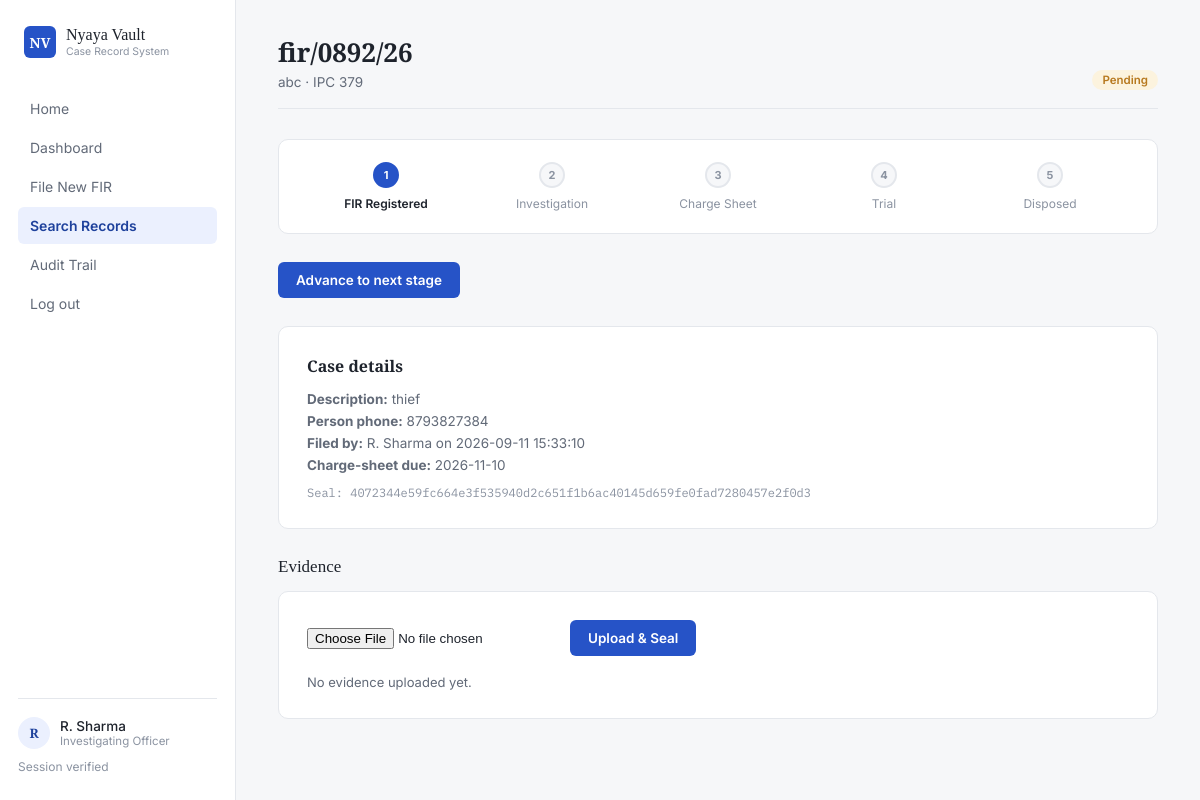
/case/4 (signed in), run on the app's committed database.
### tables this page shows
CREATE TABLE cases (
            id INTEGER PRIMARY KEY AUTOINCREMENT,
            fir_number TEXT NOT NULL,
            person_name TEXT NOT NULL,
            person_phone TEXT NOT NULL,
            offence_section TEXT,
            description TEXT,
            status TEXT DEFAULT 'Pending',   -- Pending / Pass
            stage TEXT DEFAULT 'FIR Registered',
            due_date TEXT,
            filed_by TEXT,
            filed_at TEXT,
            hash_seal TEXT
        );

### app.py (the view)
    def wrapper(*args, **kwargs):
        if "user_id" not in session:
            return redirect(url_for("login"))
        return view_func(*args, **kwargs)

### app.py (called while the page is built)
def get_db():
    conn = sqlite3.connect(DB_PATH)
    conn.row_factory = sqlite3.Row
    return conn

def login_required(view_func):
    def wrapper(*args, **kwargs):
        if "user_id" not in session:
            return redirect(url_for("login"))
        return view_func(*args, **kwargs)
    wrapper.__name__ = view_func.__name__
    return wrapper

@app.route("/case/<int:case_id>")
@login_required
def case_detail(case_id):
    conn = get_db()
    case = conn.execute("SELECT * FROM cases WHERE id = ?", (case_id,)).fetchone()
    evidence = conn.execute(
        "SELECT * FROM evidence WHERE case_id = ? ORDER BY uploaded_at DESC", (case_id,)
    ).fetchall()
    conn.close()
    if not case:
        flash("Case not found.")
        return redirect(url_for("search_records"))
    is_overdue = False
    if case["due_date"] and case["stage"] != "Disposed":
        is_overdue = datetime.now().strftime("%Y-%m-%d") > case["due_date"]
    return render_template(
        "case_detail.html",
        case=case, evidence=evidence, stages=CASE_STAGES, is_overdue=is_overdue,
        user_name=session.get("user_name"),
        user_role=session.get("user_role"),
    )

### templates/case_detail.html (shortened to what this page needs)
<!DOCTYPE html>
<html lang="en">
<head>
<link rel="stylesheet" href="{{ url_for('static', filename='style.css') }}">
</head>
<body>
<div class="shell">
  <aside class="sidebar">
    <div class="brand">
      <div class="brand-mark">NV</div>
      <div class="brand-text">Nyaya Vault<small>Case Record System</small></div>
    </div>
    <nav class="nav">
      <a href="{{ url_for('home') }}">Home</a>
      <a href="{{ url_for('dashboard') }}">Dashboard</a>
      <a href="{{ url_for('file_fir') }}">File New FIR</a>
      <a href="{{ url_for('search_records') }}" class="active">Search Records</a>
      <a href="{{ url_for('audit_trail') }}">Audit Trail</a>
      <a href="{{ url_for('logout') }}">Log out</a>
    </nav>
    <div class="sidebar-foot">
      <div class="sidebar-user">
        <div class="avatar">{{ user_name[0] if user_name else "U" }}</div>
        <div>
          <div class="sidebar-user-name">{{ user_name }}</div>
          <div class="sidebar-user-role">{{ user_role }}</div>
        </div>
      </div>
      Session verified
    </div>
  </aside>
  <main class="main">
    <div class="topbar">
      <div>
        <div class="page-title">{{ case.fir_number }}</div>
        <div class="page-sub">{{ case.person_name }} · {{ case.offence_section }}</div>
      </div>
      <span class="status {{ 'status-pass' if case.status == 'Pass' else 'status-pending' }}">{{ case.status }}</span>
    </div>
    <div class="stage-tracker">
      {% for s in stages %}
        {% set idx = stages.index(s) %}
        {% set current_idx = stages.index(case.stage) if case.stage in stages else 0 %}
        <div class="stage-step {{ 'done' if idx < current_idx else ('current' if idx == current_idx else '') }}">
          <div class="stage-line"></div>
          <div class="stage-dot">{{ idx + 1 }}</div>
          {{ s }}
        </div>
      {% endfor %}
    </div>
    {% if case.stage != 'Disposed' %}
    <form method="POST" action="{{ url_for('advance_stage', case_id=case.id) }}" style="margin-bottom: 28px;">
      <button type="submit" class="btn btn-primary">Advance to next stage</button>
    </form>
    {% endif %}
    <div class="form-card" style="max-width: 100%;">
      <h3 style="font-family: var(--serif); font-size: 16px; margin-bottom: 14px;">Case details</h3>
      <p style="font-size: 13.5px; color: var(--ink-soft); margin-bottom: 6px;"><strong>Description:</strong> {{ case.description or "—" }}</p>
      <p style="font-size: 13.5px; color: var(--ink-soft); margin-bottom: 6px;"><strong>Person phone:</strong> {{ case.person_phone }}</p>
      <p style="font-size: 13.5px; color: var(--ink-soft); margin-bottom: 6px;"><strong>Filed by:</strong> {{ case.filed_by }} on {{ case.filed_at }}</p>
      <p style="font-size: 13.5px; color: var(--ink-soft);"><strong>Charge-sheet due:</strong> {{ case.due_date }}</p>
      <p style="font-size: 12px; font-family: var(--mono); color: var(--ink-faint); margin-top: 12px;">Seal: {{ case.hash_seal }}</p>
    </div>
    <div class="section-head">
      <div class="section-title">Evidence</div>
    </div>
    <div class="form-card" style="max-width: 100%;">
      <form method="POST" action="{{ url_for('upload_evidence', case_id=case.id) }}" enctype="multipart/form-data" style="display:flex; gap:10px; align-items:center; margin-bottom: 18px;">
        <input type="file" name="file" required>
        <button type="submit" class="btn btn-primary">Upload &amp; Seal</button>
      </form>
      {% for ev in evidence %}
      <div class="evidence-item">
        <div>
          <div class="doc-name">{{ ev.file_name }}</div>
          <div class="doc-meta">{{ ev.uploaded_by }} · {{ ev.uploaded_at }}</div>
        </div>
        <div class="hash-tag">{{ ev.file_hash[:8] }}…{{ ev.file_hash[-6:] }}</div>
      </div>
      {% else %}
      <p style="font-size: 13px; color: var(--ink-soft);">No evidence uploaded yet.</p>
      {% endfor %}
    </div>
  </main>
</div>
</body>
</html>

### static/style.css (style rules this page uses)
:root { --bg: #F6F7F9; --surface: #FFFFFF; --ink: #1E232C; --ink-soft: #626A78; --ink-faint: #8B93A1; --line: #E4E7EC; --blue: #2653C7; --blue-dark: #1E419C; --blue-tint: #EBF0FE; --green: #1B8A5A; --green-tint: #E6F5EC; --amber: #B7791F; --amber-tint: #FCF3DE; --red: #C0392B; --red-tint: #FBEAE8; --serif: "Source Serif 4", Georgia, serif; --sans: "Inter", -apple-system, BlinkMacSystemFont, sans-serif; --mono: "IBM Plex Mono", ui-monospace, monospace; }
* { box-sizing: border-box; margin: 0; padding: 0; }
body { font-family: var(--sans); background: var(--bg); color: var(--ink); -webkit-font-smoothing: antialiased; }
a { color: inherit; text-decoration: none; }
button { font-family: inherit; cursor: pointer; border: none; }
.shell { display: grid; grid-template-columns: 236px 1fr; min-height: 100vh; }
.sidebar { background: var(--surface); border-right: 1px solid var(--line); padding: 26px 18px; display: flex; flex-direction: column; }
.brand { display: flex; align-items: center; gap: 10px; margin-bottom: 32px; padding: 0 6px; }
.brand-mark { width: 32px; height: 32px; background: var(--blue); border-radius: 6px; display: flex; align-items: center; justify-content: center; font-family: var(--serif); font-weight: 600; color: #fff; font-size: 14px; }
.brand-text { font-family: var(--serif); font-size: 16px; color: var(--ink); line-height: 1.15; }
.brand-text small { display: block; font-family: var(--sans); font-size: 10.5px; color: var(--ink-faint); margin-top: 2px; }
.nav { display: flex; flex-direction: column; gap: 2px; }
.nav a { font-size: 14px; padding: 10px 12px; border-radius: 6px; color: var(--ink-soft); display: flex; align-items: center; gap: 10px; }
.nav a.active { background: var(--blue-tint); color: var(--blue-dark); font-weight: 600; }
.sidebar-foot { margin-top: auto; padding-top: 18px; border-top: 1px solid var(--line); font-size: 12px; color: var(--ink-faint); }
.sidebar-user { display: flex; align-items: center; gap: 10px; margin-bottom: 10px; }
.avatar { width: 32px; height: 32px; border-radius: 50%; background: var(--blue-tint); color: var(--blue-dark); font-family: var(--serif); font-weight: 600; display: flex; align-items: center; justify-content: center; font-size: 13px; }
.sidebar-user-name { color: var(--ink); font-size: 13.5px; font-weight: 500; }
.sidebar-user-role { color: var(--ink-faint); font-size: 11.5px; }
.main { padding: 34px 42px; max-width: 1180px; }
.topbar { display: flex; justify-content: space-between; align-items: flex-end; margin-bottom: 30px; padding-bottom: 18px; border-bottom: 1px solid var(--line); }
.page-title { font-family: var(--serif); font-size: 26px; font-weight: 600; color: var(--ink); }
.page-sub { color: var(--ink-soft); font-size: 13.5px; margin-top: 4px; }
.btn { font-size: 13.5px; padding: 10px 18px; border-radius: 6px; font-weight: 600; }
.btn-primary { background: var(--blue); color: #fff; }
.section-head { display: flex; justify-content: space-between; align-items: center; margin-bottom: 14px; }
.section-title { font-family: var(--serif); font-size: 17px; color: var(--ink); }
.status { font-size: 11.5px; font-weight: 600; padding: 3px 10px; border-radius: 20px; width: fit-content; }
.status-pending, .status-review { background: var(--amber-tint); color: var(--amber); }
.form-card { background: var(--surface); border: 1px solid var(--line); border-radius: 10px; padding: 28px; max-width: 640px; margin-bottom: 28px; }
.stage-tracker { display: flex; align-items: center; margin-bottom: 28px; background: var(--surface); border: 1px solid var(--line); border-radius: 10px; padding: 22px 24px; }
.stage-step { flex: 1; text-align: center; position: relative; font-size: 12px; color: var(--ink-faint); }
.stage-dot { width: 26px; height: 26px; border-radius: 50%; background: var(--bg); border: 2px solid var(--line); margin: 0 auto 8px; display: flex; align-items: center; justify-content: center; font-size: 11px; font-weight: 700; color: var(--ink-faint); }
.stage-step.current .stage-dot { background: var(--blue); border-color: var(--blue); color: #fff; }
.stage-step.done, .stage-step.current { color: var(--ink); font-weight: 600; }
.stage-line { position: absolute; top: 13px; left: -50%; width: 100%; height: 2px; background: var(--line); z-index: -1; }

### data on the page
cases: filed_by "R. Sharma", fir_number "fir/0892/26", person_name "abc", offence_section "IPC 379", status "Pending", description "thief", person_phone "8793827384", filed_at "2026-09-11 15:33:10", due_date "2026-11-10", hash_seal "4072344e59fc664e3f535940d2c651f1b6ac40145d659fe0fad7280457e2f0d3"

### other printed values
{{ user_name[0] if user_name else "U" }} "R"
{{ user_role }} "Investigating Officer"
{{ idx + 1 }} "1" "2" "3" "4" "5"
{{ s }} "FIR Registered" "Investigation" "Charge Sheet" "Trial" "Disposed"
